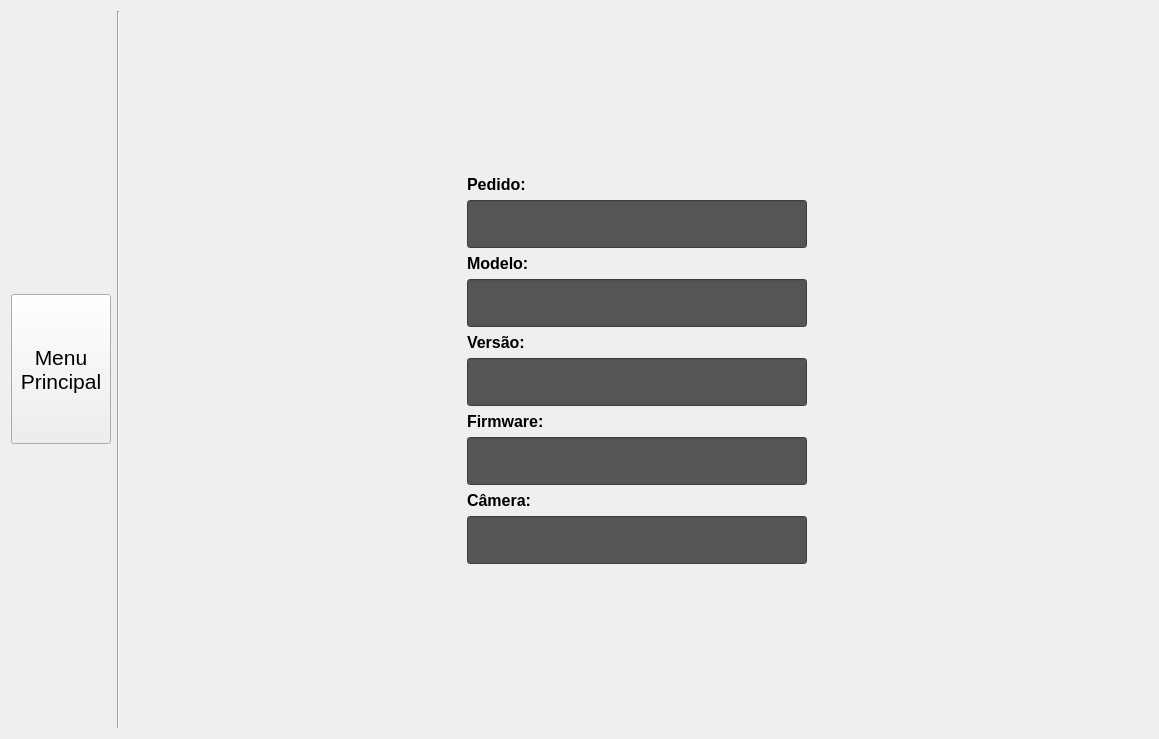
<?xml version="1.0" encoding="UTF-8"?>
<ui version="4.0">
 <class>FormVersionH</class>
 <widget class="QWidget" name="FormVersionH">
  <property name="geometry">
   <rect>
    <x>0</x>
    <y>0</y>
    <width>1159</width>
    <height>739</height>
   </rect>
  </property>
  <property name="windowTitle">
   <string>Form</string>
  </property>
  <layout class="QHBoxLayout" name="horizontalLayout">
   <item>
    <widget class="ButtonBeR" name="btn_menu">
     <property name="minimumSize">
      <size>
       <width>100</width>
       <height>150</height>
      </size>
     </property>
     <property name="font">
      <font>
       <pointsize>16</pointsize>
      </font>
     </property>
     <property name="autoFillBackground">
      <bool>true</bool>
     </property>
     <property name="text">
      <string>Menu
Principal</string>
     </property>
     <property name="icon">
      <iconset resource="../res/icons.qrc">
       <normaloff>:/icons/arrow_backward.png</normaloff>:/icons/arrow_backward.png</iconset>
     </property>
     <property name="iconSize">
      <size>
       <width>32</width>
       <height>32</height>
      </size>
     </property>
     <property name="bgIcon">
      <iconset resource="../res/icons.qrc">
       <normaloff>:/icons/bt-blank.png</normaloff>
       <normalon>:/icons/bt-blank_pressed.png</normalon>:/icons/bt-blank.png</iconset>
     </property>
     <property name="bgIconSize">
      <size>
       <width>100</width>
       <height>100</height>
      </size>
     </property>
    </widget>
   </item>
   <item>
    <widget class="Line" name="line_2">
     <property name="orientation">
      <enum>Qt::Vertical</enum>
     </property>
    </widget>
   </item>
   <item>
    <spacer name="horizontalSpacer">
     <property name="orientation">
      <enum>Qt::Horizontal</enum>
     </property>
     <property name="sizeHint" stdset="0">
      <size>
       <width>335</width>
       <height>20</height>
      </size>
     </property>
    </spacer>
   </item>
   <item>
    <layout class="QVBoxLayout" name="verticalLayout">
     <item>
      <spacer name="verticalSpacer">
       <property name="orientation">
        <enum>Qt::Vertical</enum>
       </property>
       <property name="sizeHint" stdset="0">
        <size>
         <width>20</width>
         <height>40</height>
        </size>
       </property>
      </spacer>
     </item>
     <item>
      <widget class="QLabel" name="label">
       <property name="minimumSize">
        <size>
         <width>120</width>
         <height>0</height>
        </size>
       </property>
       <property name="maximumSize">
        <size>
         <width>120</width>
         <height>16777215</height>
        </size>
       </property>
       <property name="font">
        <font>
         <pointsize>12</pointsize>
         <weight>75</weight>
         <bold>true</bold>
        </font>
       </property>
       <property name="text">
        <string>Pedido:</string>
       </property>
      </widget>
     </item>
     <item>
      <widget class="QLineEdit" name="le_pedido">
       <property name="enabled">
        <bool>false</bool>
       </property>
       <property name="minimumSize">
        <size>
         <width>300</width>
         <height>48</height>
        </size>
       </property>
       <property name="font">
        <font>
         <pointsize>15</pointsize>
        </font>
       </property>
       <property name="styleSheet">
        <string notr="true">background-color: rgb(85, 85, 85);
color: rgb(255, 255, 255);</string>
       </property>
       <property name="text">
        <string/>
       </property>
       <property name="maxLength">
        <number>16</number>
       </property>
       <property name="alignment">
        <set>Qt::AlignCenter</set>
       </property>
       <property name="readOnly">
        <bool>true</bool>
       </property>
      </widget>
     </item>
     <item>
      <widget class="QLabel" name="label_2">
       <property name="minimumSize">
        <size>
         <width>120</width>
         <height>0</height>
        </size>
       </property>
       <property name="maximumSize">
        <size>
         <width>120</width>
         <height>16777215</height>
        </size>
       </property>
       <property name="font">
        <font>
         <pointsize>12</pointsize>
         <weight>75</weight>
         <bold>true</bold>
        </font>
       </property>
       <property name="text">
        <string>Modelo:</string>
       </property>
      </widget>
     </item>
     <item>
      <widget class="QLineEdit" name="le_model">
       <property name="enabled">
        <bool>false</bool>
       </property>
       <property name="minimumSize">
        <size>
         <width>300</width>
         <height>48</height>
        </size>
       </property>
       <property name="font">
        <font>
         <pointsize>15</pointsize>
        </font>
       </property>
       <property name="styleSheet">
        <string notr="true">background-color: rgb(85, 85, 85);
color: rgb(255, 255, 255);</string>
       </property>
       <property name="text">
        <string/>
       </property>
       <property name="maxLength">
        <number>16</number>
       </property>
       <property name="alignment">
        <set>Qt::AlignCenter</set>
       </property>
       <property name="readOnly">
        <bool>true</bool>
       </property>
      </widget>
     </item>
     <item>
      <widget class="QLabel" name="label_3">
       <property name="minimumSize">
        <size>
         <width>120</width>
         <height>0</height>
        </size>
       </property>
       <property name="maximumSize">
        <size>
         <width>120</width>
         <height>16777215</height>
        </size>
       </property>
       <property name="font">
        <font>
         <pointsize>12</pointsize>
         <weight>75</weight>
         <bold>true</bold>
        </font>
       </property>
       <property name="text">
        <string>Versão:</string>
       </property>
      </widget>
     </item>
     <item>
      <widget class="QLineEdit" name="le_version">
       <property name="enabled">
        <bool>false</bool>
       </property>
       <property name="minimumSize">
        <size>
         <width>300</width>
         <height>48</height>
        </size>
       </property>
       <property name="font">
        <font>
         <pointsize>15</pointsize>
        </font>
       </property>
       <property name="styleSheet">
        <string notr="true">background-color: rgb(85, 85, 85);
color: rgb(255, 255, 255);</string>
       </property>
       <property name="text">
        <string/>
       </property>
       <property name="maxLength">
        <number>16</number>
       </property>
       <property name="alignment">
        <set>Qt::AlignCenter</set>
       </property>
       <property name="readOnly">
        <bool>true</bool>
       </property>
      </widget>
     </item>
     <item>
      <widget class="QLabel" name="label_4">
       <property name="minimumSize">
        <size>
         <width>120</width>
         <height>0</height>
        </size>
       </property>
       <property name="maximumSize">
        <size>
         <width>120</width>
         <height>16777215</height>
        </size>
       </property>
       <property name="font">
        <font>
         <pointsize>12</pointsize>
         <weight>75</weight>
         <bold>true</bold>
        </font>
       </property>
       <property name="text">
        <string>Firmware:</string>
       </property>
      </widget>
     </item>
     <item>
      <widget class="QLineEdit" name="le_firmware">
       <property name="enabled">
        <bool>false</bool>
       </property>
       <property name="minimumSize">
        <size>
         <width>300</width>
         <height>48</height>
        </size>
       </property>
       <property name="font">
        <font>
         <pointsize>15</pointsize>
        </font>
       </property>
       <property name="styleSheet">
        <string notr="true">background-color: rgb(85, 85, 85);
color: rgb(255, 255, 255);</string>
       </property>
       <property name="text">
        <string/>
       </property>
       <property name="maxLength">
        <number>16</number>
       </property>
       <property name="alignment">
        <set>Qt::AlignCenter</set>
       </property>
       <property name="readOnly">
        <bool>true</bool>
       </property>
      </widget>
     </item>
     <item>
      <widget class="QLabel" name="label_5">
       <property name="minimumSize">
        <size>
         <width>120</width>
         <height>0</height>
        </size>
       </property>
       <property name="maximumSize">
        <size>
         <width>120</width>
         <height>16777215</height>
        </size>
       </property>
       <property name="font">
        <font>
         <pointsize>12</pointsize>
         <weight>75</weight>
         <bold>true</bold>
        </font>
       </property>
       <property name="text">
        <string>Câmera:</string>
       </property>
      </widget>
     </item>
     <item>
      <widget class="QLineEdit" name="le_camera">
       <property name="enabled">
        <bool>false</bool>
       </property>
       <property name="minimumSize">
        <size>
         <width>300</width>
         <height>48</height>
        </size>
       </property>
       <property name="font">
        <font>
         <pointsize>15</pointsize>
        </font>
       </property>
       <property name="styleSheet">
        <string notr="true">background-color: rgb(85, 85, 85);
color: rgb(255, 255, 255);</string>
       </property>
       <property name="text">
        <string/>
       </property>
       <property name="maxLength">
        <number>16</number>
       </property>
       <property name="alignment">
        <set>Qt::AlignCenter</set>
       </property>
       <property name="readOnly">
        <bool>true</bool>
       </property>
      </widget>
     </item>
     <item>
      <spacer name="verticalSpacer_2">
       <property name="orientation">
        <enum>Qt::Vertical</enum>
       </property>
       <property name="sizeHint" stdset="0">
        <size>
         <width>20</width>
         <height>40</height>
        </size>
       </property>
      </spacer>
     </item>
    </layout>
   </item>
   <item>
    <spacer name="horizontalSpacer_2">
     <property name="orientation">
      <enum>Qt::Horizontal</enum>
     </property>
     <property name="sizeHint" stdset="0">
      <size>
       <width>335</width>
       <height>20</height>
      </size>
     </property>
    </spacer>
   </item>
  </layout>
 </widget>
 <customwidgets>
  <customwidget>
   <class>ButtonBeR</class>
   <extends>QPushButton</extends>
   <header>buttonber.h</header>
  </customwidget>
 </customwidgets>
 <resources>
  <include location="../res/icons.qrc"/>
 </resources>
 <connections/>
</ui>
